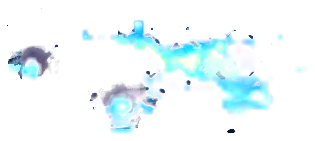
#> input picture src/features/echo/art/echo-citylight-intro-1290.webp, 315 x 141 px
$ python cutdiff.py ../../../src/features/echo/art/echo-citylight-intro-1290.webp ../../../src/features/echo/art/echo-citylight-intro-860.webp
#> lines starting #> are read from the running program, lines starting #| are printed output that depends on the picture
# Group B: compare the two frames either side of a cut, region by region. For each region, the shift (within +-3 px)
# that best matches the incoming frame to the outgoing one, and the mean absolute residual (0 to 255) at that shift and
# at no shift. A carried object that holds still across the cut gives a best shift of (0, 0).
# python3 lab/s05-push/cutdiff.py <outgoing.png> <incoming.png> name:x0,y0,x1,y1 ...
import sys
import numpy as np
from PIL import Image

a = np.asarray(Image.open(sys.argv[1]).convert('L'), dtype=np.float32)
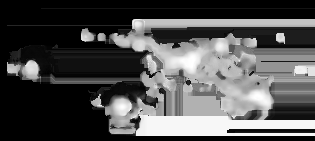
#> a: shape (141, 315) float32; min 0, max 255, mean 79.9
b = np.asarray(Image.open(sys.argv[2]).convert('L'), dtype=np.float32)
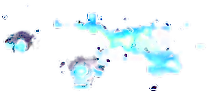
#> input picture src/features/echo/art/echo-citylight-intro-860.webp, 210 x 94 px
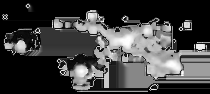
#> b: shape (94, 210) float32; min 0, max 255, mean 65.4
R = 3
for spec in sys.argv[3:]:
    name, box = spec.split(':')
    x0, y0, x1, y1 = (int(v) for v in box.split(','))
    ref = a[y0:y1, x0:x1]
    best = None
    for dy in range(-R, R + 1):
        for dx in range(-R, R + 1):
            cand = b[y0 + dy:y1 + dy, x0 + dx:x1 + dx]
            if cand.shape != ref.shape:
                continue
            e = float(np.abs(cand - ref).mean())
            if best is None or e < best[0]:
                best = (e, dx, dy)
    e0 = float(np.abs(b[y0:y1, x0:x1] - ref).mean())
    ink = float((ref > 120).mean() * 100)
    print(f'{name:14s} best shift ({best[1]:+d}, {best[2]:+d}) residual {best[0]:.2f}; at (0, 0) {e0:.2f}; bright pixels {ink:.1f} %')
